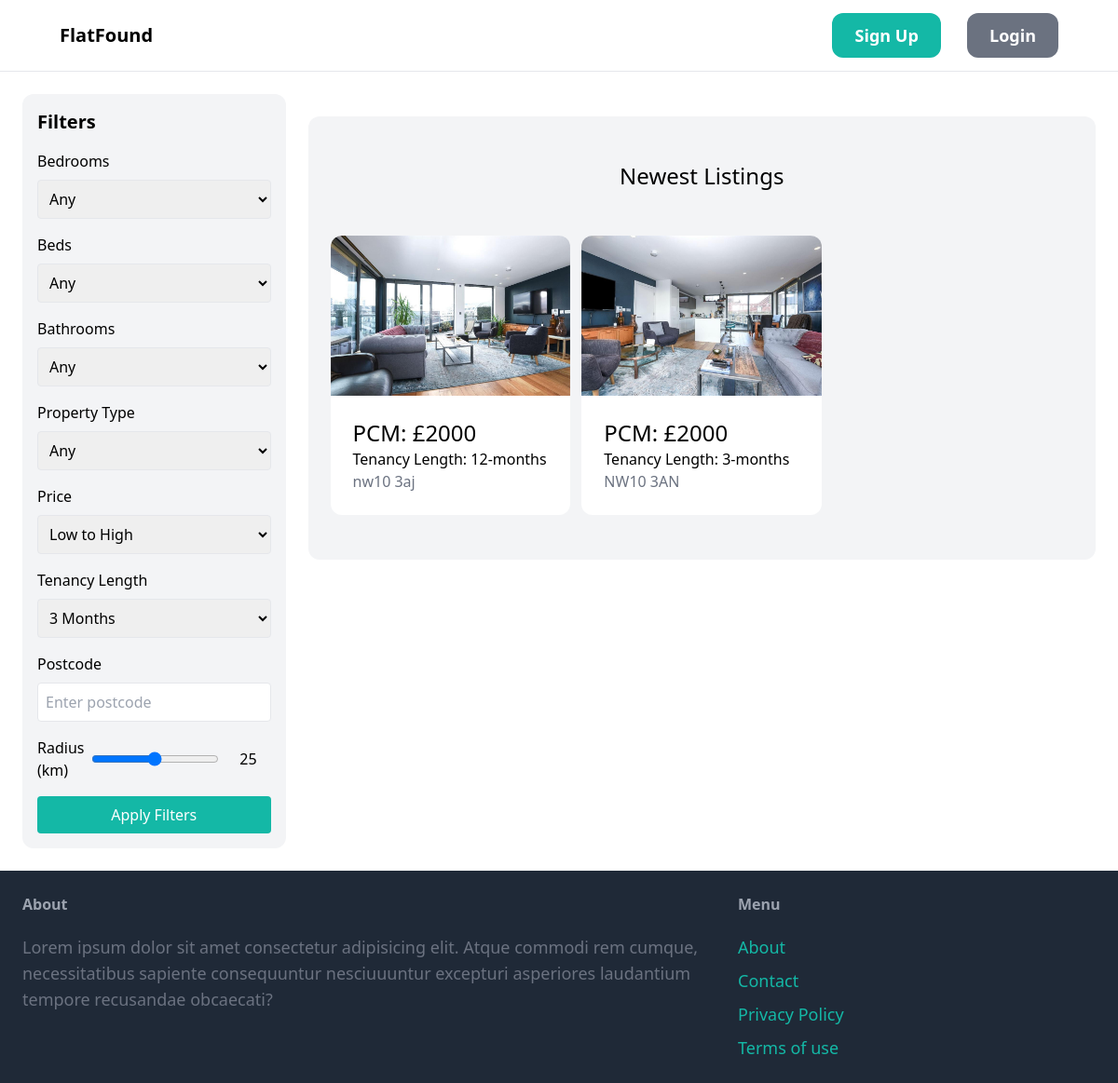
The app's page /index/ with its own data.
### property/models.py (models this page shows, shortened)
class Property(models.Model):
    category = models.ForeignKey(
        Category, related_name='properties', on_delete=models.CASCADE)
    price_pcm = models.IntegerField()
    ppw = models.FloatField()
    address = models.TextField(blank=True, null=True)
    postcode = models.TextField(blank=True, null=True)
    pet_friendly = models.BooleanField(blank=True, null=True)
    number_of_beds = models.IntegerField(blank=True, null=True)
    number_of_bathrooms = models.IntegerField(blank=True, null=True)
    description = models.TextField(blank=True, null=True)
    image = models.ImageField(upload_to='prop_images', blank=True, null=True)
    favourites = models.ManyToManyField(User, related_name='favourite', default=None, blank=True)
    created_by = models.ForeignKey(
        User, related_name='properties', on_delete=models.CASCADE)
    created_at = models.DateField(auto_now_add=True)

class Category(models.Model):
    name = models.CharField(max_length=255)
    class Meta:
        ordering = ('name',)
        verbose_name_plural = 'Categories'
    def __str__(self):
        return self.name  # Shows the name of property on admin page

### core/views.py (the view)
# urls.py: path('index/', views.index, name='index'),
def index(request):
    properties = Property.objects.all()[0:6]
    categories = Category.objects.all
    return render(request, 'core/index.html', {
        'categories': categories,
        'properties': properties
    })

### core/templates/core/index.html (shortened to what this page needs)
{% extends 'core/base.html' %}
{% block content %}
<div class="flex">
    <div class="w-1/4 p-4 bg-gray-100 rounded-xl mr-6">
        <h3 class="mb-4 text-xl font-semibold">Filters</h3>
        <form method="get">
            <label for="bedrooms" class="block mb-2">Bedrooms</label>
            <select name="bedrooms" id="bedrooms" class="mb-4 w-full p-2 border rounded">
                <option value="">Any</option>
            </select>
            <label for="beds" class="block mb-2">Beds</label>
            <select name="beds" id="beds" class="mb-4 w-full p-2 border rounded">
                <option value="">Any</option>
            </select>
            <label for="bathrooms" class="block mb-2">Bathrooms</label>
            <select name="bathrooms" id="bathrooms" class="mb-4 w-full p-2 border rounded">
                <option value="">Any</option>
            </select>
            <label for="property_type" class="block mb-2">Property Type</label>
            <select name="property_type" id="property_type" class="mb-4 w-full p-2 border rounded">
                <option value="">Any</option>
            </select>
            <label for="price" class="block mb-2">Price</label>
            <select name="price" id="price" class="mb-4 w-full p-2 border rounded">
                <option value="low_to_high">Low to High</option>
            </select>
            <label for="tenancy_length" class="block mb-2">Tenancy Length</label>
            <select name="tenancy_length" id="tenancy_length" class="mb-4 w-full p-2 border rounded">
                <option value="3_months">3 Months</option>
            </select>
            <label for="postcode" class="block mb-2">Postcode</label>
            <input type="text" name="postcode" id="postcode" class="mb-4 w-full p-2 border rounded" placeholder="Enter postcode">
            <div class="flex items-center mb-4">
                <label for="radius" class="block mr-2">Radius (km)</label>
                <input type="range" name="radius" id="radius" min="0" max="50" class="w-full" oninput="radiusValue.value=radius.value">
                <output id="radiusValue" class="flex-none text-center w-12 ml-2">{{ radius|default:"25" }}</output>
            </div>
            <button type="button" class="w-full py-2 px-4 bg-teal-500 text-white rounded">Apply Filters</button>
        </form>
    </div>
    <div class="w-3/4">
        <div class="mt-6 px-6 py-12 bg-gray-100 rounded-xl">
            <h2 class="mb-12 text-2xl text-center">Newest Listings</h2>
            <div class="grid grid-cols-3 gap-3 mt-6">
                {% for property in properties %}
                <div>
                    <a href="{% url 'property:detail' property.id %}">
                        <div>
                            <img src="{{ property.image.url }}" alt="" class="rounded-t-xl">
                        </div>
                        <div class="p-6 bg-white rounded-b-xl">
                            <h2 class="text-2xl">PCM: £{{property.price_pcm}}</h2>
                            <h2 class="text-1xl">Tenancy Length: {{property.category}} </h2>
                            <p class="text-gray-500">{{property.postcode}}</p>
                        </div>
                    </a>
                </div>
                {% endfor %}
            </div>
        </div>
    </div>
</div>
{% endblock %}

### records on screen
Property: image (picture), price_pcm "2000", category "12-months", postcode "nw10 3aj"
Property: image (picture), price_pcm "2000", category "3-months", postcode "NW10 3AN"

### other values on screen
{{ radius|default:"25" }} "25"
